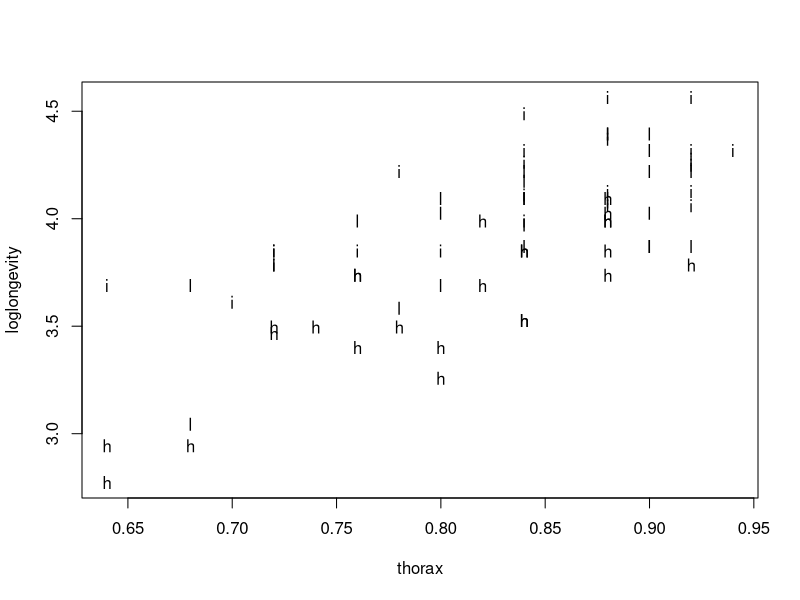
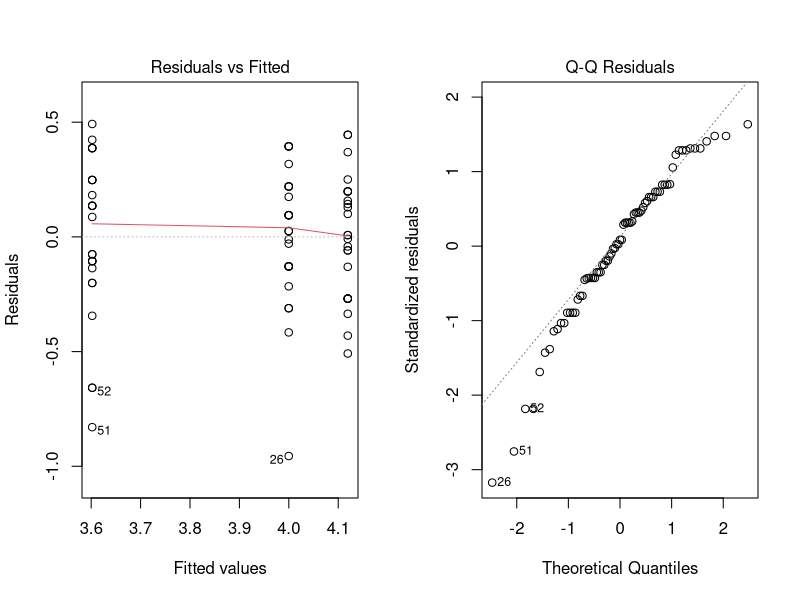
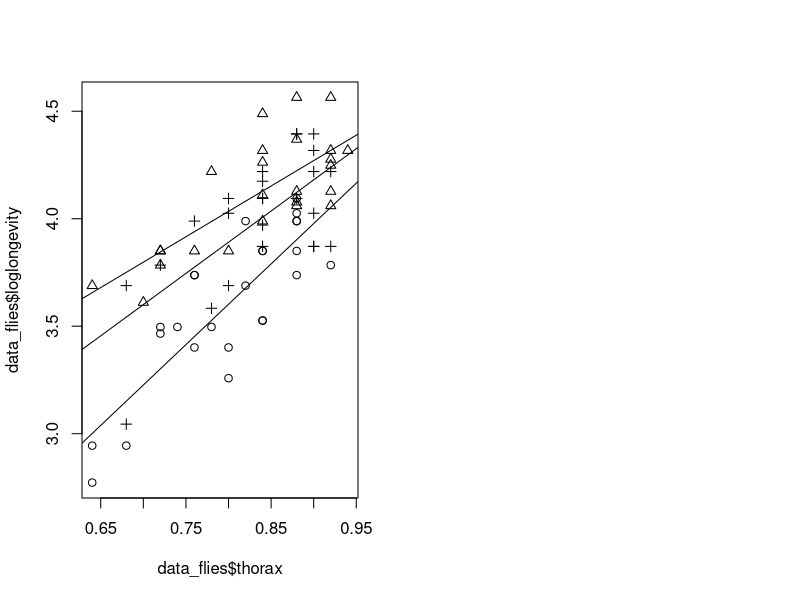
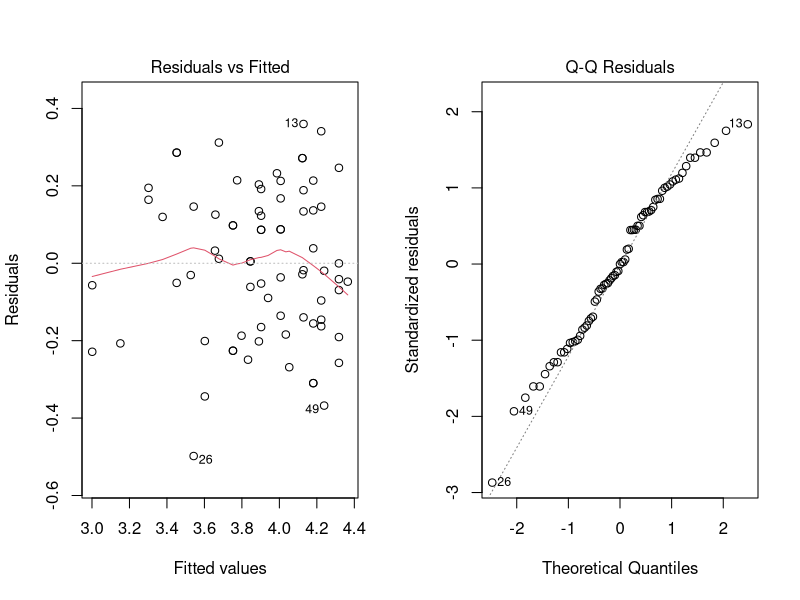
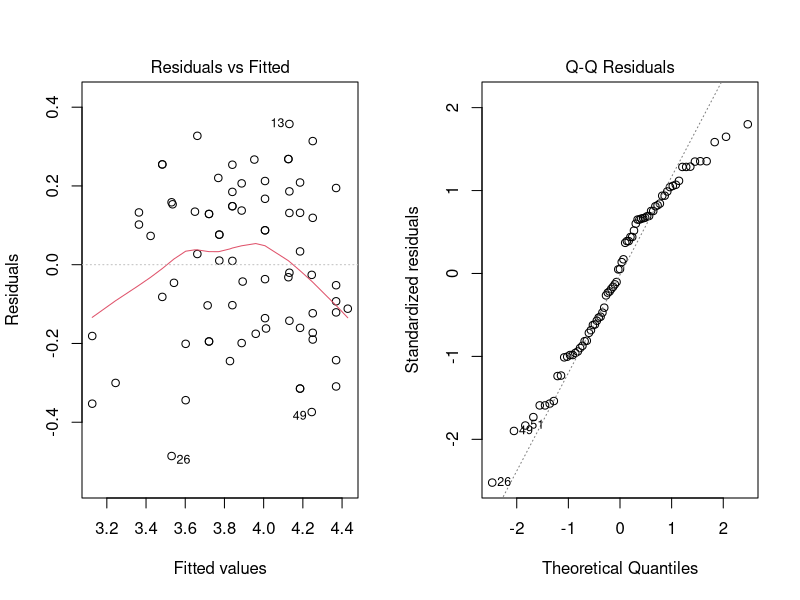
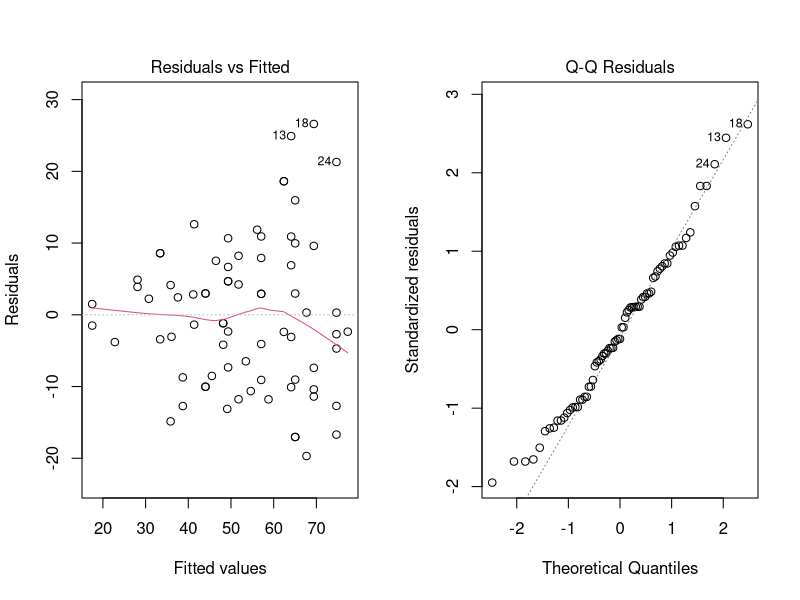
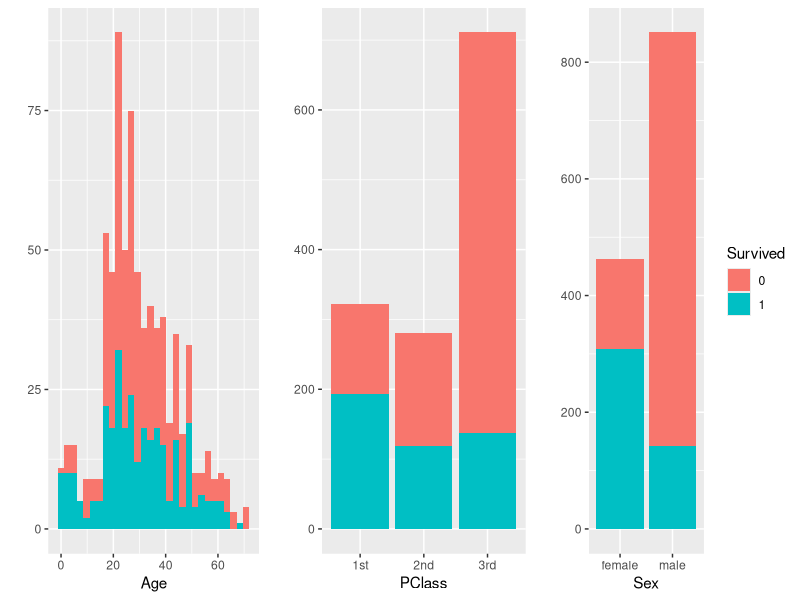

These figures' R source, in order:
## ---- chunk 1
library(tidyverse)
library(rstudioapi)
library(lme4)
library(car)
library(gridExtra)

knitr::opts_chunk$set(echo = TRUE)
setwd(dirname(getActiveDocumentContext()$path))
# round numbers to 3 digits
options(digits = 3)
## ---- chunk 2
data_flies <- read.table(file="data/fruitflies.txt", header=TRUE)
data_flies$activity <- as.factor(data_flies$activity)
# add loglongevity
data_flies <- data_flies %>% mutate(loglongevity = log(longevity))

plot(loglongevity~thorax,pch=as.character(activity), data=data_flies)
## ---- chunk 3
# perform test to see if sexual activity has an effect on longevity
model <- lm(loglongevity~activity, data = data_flies) # prepare model
par(mfrow=c(1,2)); plot(model, 1); plot(model, 2) # investigate normality
anova(model); summary(model)$coefficients
## ---- chunk 4
# perform additive ANCOVA analysis
model_1 <- lm(loglongevity~thorax+activity, data = data_flies) # prepare model
anova(model_1); table <- summary(model_1)$coefficients; table
# extract model's parameter
intercept <- table[,1][1]; beta <- table[,1][2]
alpha_high <- 0; alpha_low <- table[,1][4]
alpha_isolated <- table[,1][3]
# calculate mean thorax
mean_thorax <- mean(data_flies$thorax)
# calculate estimates
estimate_high <- exp(1)**(intercept + alpha_high + beta * mean_thorax)
estimate_low <- exp(1)**(intercept + alpha_low + beta * mean_thorax)
estimate_isolated <- exp(1)**(intercept + alpha_isolated + beta * mean_thorax)
estimates <- c(estimate_isolated, estimate_low, estimate_high)
activity_levels <- unique(as.character(data_flies$activity))
knitr::kable(data.frame(Activity = activity_levels,
                           `Longevity estimate` = estimates),
             caption = "Longevity estimates for average thorax fruit fly")
## ---- chunk 5
plot(data_flies$loglongevity~data_flies$thorax,pch=unclass(data_flies$activity))
for (i in activity_levels) { 
  abline(lm(loglongevity~thorax
            ,data=data_flies[data_flies$activity==i,]))}
## ---- chunk 6
# perform ANCOVA with interaction analysis
model_interaction <- lm(loglongevity~activity*thorax, data = data_flies) # prepare model
par(mfrow=c(1,2)); plot(model_interaction , 1); plot(model_interaction , 2) # investigate normality
anova(model_interaction)
## ---- chunk 7
par(mfrow=c(1,2)); plot(model_1 , 1); plot(model_1 , 2) # investigate normality
## ---- chunk 8
# perform additive ANCOVA analysis
model <- lm(longevity~thorax+activity, data = data_flies) # prepare model
anova(model); table <- summary(model)$coefficients; table
# extract model's parameter
intercept <- table[,1][1]; beta <- table[,1][2]
alpha_high <- 0; alpha_low <- table[,1][4]
alpha_isolated <- table[,1][3]
# calculate mean thorax
mean_thorax <- mean(data_flies$thorax)
# calculate estimates
estimate_high <- intercept + alpha_high + beta * mean_thorax
estimate_low <- intercept + alpha_low + beta * mean_thorax
estimate_isolated <- intercept + alpha_isolated + beta * mean_thorax
estimates <- c(estimate_isolated, estimate_low, estimate_high)
activity_levels <- unique(as.character(data_flies$activity))
knitr::kable(data.frame(Activity = activity_levels,
                           `Longevity estimate` = estimates),
             caption = "Longevity estimates for average thorax fruit fly")
## ---- chunk 9
par(mfrow=c(1,2)); plot(model , 1); plot(model , 2) # investigate normality
## ---- chunk 10
par(mfrow=c(1,3))
titanic <- read.table(file="data/titanic.txt", header=TRUE)
titanic$Survived = as.factor(titanic$Survived)
plot1 <- qplot(x = Age, fill = Survived, data = titanic, show.legend = FALSE)
plot2 <- qplot(x = PClass, fill = Survived, data = titanic, show.legend = FALSE)
plot3 <- qplot(x = Sex,fill=Survived, data = titanic)
grid.arrange(plot1, plot2, plot3, ncol=3)
titanic <- read.table(file="data/titanic.txt", header=TRUE)
class_sex =  xtabs(~PClass+ Sex, data=titanic);knitr::kable(class_sex)
tot = xtabs(Survived ~ PClass + Sex, data=titanic);knitr::kable(tot)
knitr::kable(round(tot/class_sex, 2))
## ---- chunk 11
# what to do with NAs?
titanic$PClass <- as.factor(titanic$PClass)
titanic$Sex <- as.factor(titanic$Sex)
logistic <- glm(Survived~PClass+Age+Sex, data = titanic, family = binomial)
summary(logistic)$coefficients
drop1(logistic,test="Chisq")
odds_male_example =  exp(3.7597 + 1 * -1.2920 + 0 * -2.5214 + 1 * -2.6314 + 25 * -0.0392)
odds_male_example
odds_female_example =  exp(3.7597 + 0 * -1.2920 + 0 * -2.5214 + 0 * -2.6314 + 25 * -0.0392)
odds_female_example
## ---- chunk 12
# interaction of sex and age
logistic_interaction_sex <- glm(Survived~Age*Sex, data = titanic, family = binomial)
summary(logistic_interaction_sex)$coefficients

# interaction of PClass and age
logistic_interaction_pclass <- glm(Survived~Age*PClass, data = titanic, family = binomial)
summary(logistic_interaction_pclass)$coefficients
## ---- chunk 13
# add the interaction term
logistic_interaction_1 <- glm(Survived~PClass+Age+Sex+Age:Sex, data = titanic,
                              family = binomial) # remove Age

logistic_interaction_2 <- glm(Survived~PClass+Sex+Age:Sex, data = titanic,
                              family = binomial) # remove Sex

logistic_interaction_final <- glm(Survived~PClass+Age:Sex, data = titanic, family = binomial)
summary(logistic_interaction_final)$coefficients
## ---- chunk 14
# predict for 53 years and all PClass, Sex
classes <- as.character(unique(titanic$PClass))
sexes <- as.character(unique(titanic$Sex))
age <- 53
new_data <- expand.grid(PClass = classes, Sex = sexes, Age = age)
results <- predict(logistic_interaction_final, new_data, type="response")
final <- new_data %>% bind_cols(Survival = results)
knitr::kable(final)
## ---- chunk 15
# Makes a contingency table and chi-squared test for survived with class and gender
tab1 = table(titanic$Survived,titanic$Sex)
fisher.test(tab1)
total_s= rowSums(rbind(tab1,NaN));total_g = colSums(tab1);
tab1 = rbind(tab1,total_g);tab1 = cbind(tab1,total_s)
knitr::kable(tab1)


tab2 = table(titanic$Survived,titanic$PClass)
chisq.test(tab2)

total_c= rowSums(tab2);total_g = colSums(tab2);
tab2 = rbind(tab2,total_g);tab2 = cbind(tab2,total_s)
knitr::kable(tab2)

## ---- chunk 16
africa <- read.table(file="data/africa.txt", header=TRUE)
africa$pollib <- as.factor(africa$pollib)
poisson_model <- glm(miltcoup~oligarchy+pollib+parties+pctvote+popn+size+numelec+numregim,
                     family=poisson,data=africa)
summary(poisson_model)
## ---- chunk 17
# For every summary the variable with the highest P-value was excluded
summary(glm(miltcoup~oligarchy+pollib+parties+pctvote+popn+size+
              numelec+numregim,family=poisson,data=africa)) # remove numelec

summary(glm(miltcoup~oligarchy+pollib+parties+pctvote+popn+size+
              numregim,family=poisson,data=africa)) # remove numregim

summary(glm(miltcoup~oligarchy+pollib+parties+pctvote+popn+size,
            family=poisson,data=africa)) # remove size

summary(glm(miltcoup~oligarchy+pollib+parties+pctvote+popn,
            family=poisson,data=africa)) # remove popn

summary(glm(miltcoup~oligarchy+pollib+parties+pctvote,
            family=poisson,data=africa)) # remove pctvote
## ---- chunk 18
final_poisson <- glm(miltcoup~oligarchy+pollib+parties,
                     family=poisson,data=africa) # final
summary(final_poisson)
## ---- chunk 19
# get average values
new_data <- africa %>% mutate_if(is.numeric, mean) %>% select(-pollib, -miltcoup)
new_data <- new_data[1,]
avg_oligarchy <- new_data$oligarchy; avg_parties <- new_data$parties;

# get a list of political liberalization levels
pollib <- sort(as.character(unique(africa$pollib)))
new_data_reduced <- expand.grid(pollib = pollib, oligarchy = avg_oligarchy,
                        parties = avg_parties)

results <- predict(final_poisson, new_data_reduced, type="response")
final <- new_data_reduced %>% bind_cols(Prediction = results)
knitr::kable(final, caption = "Predictions with the model from b)")
